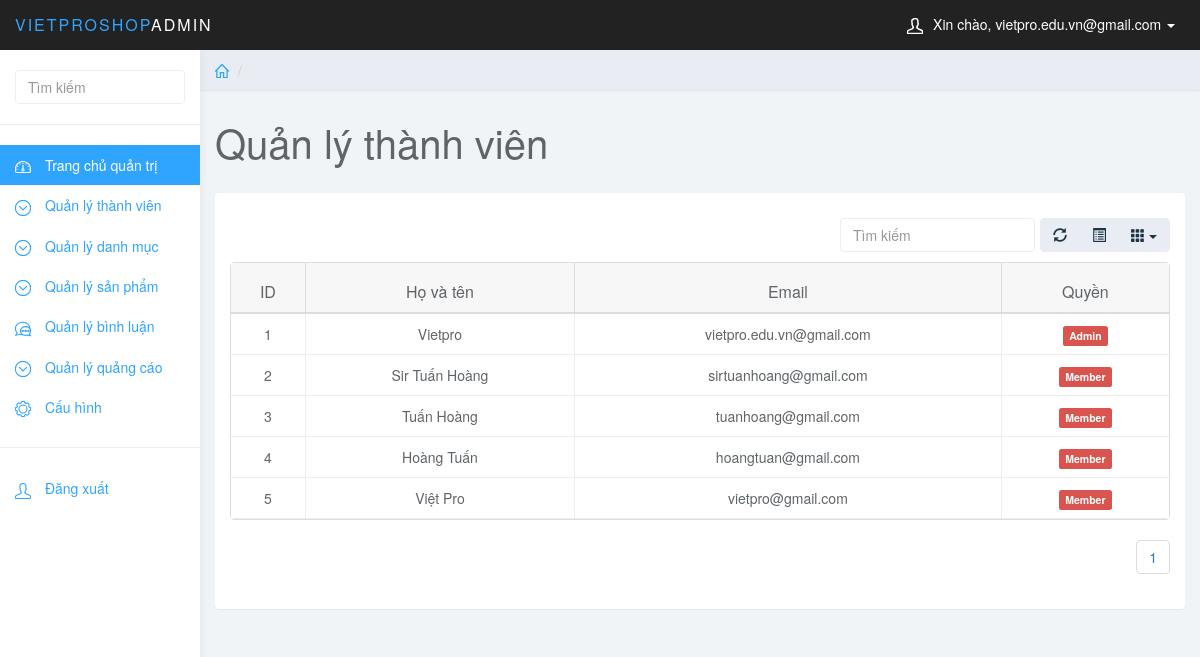
Page /vietproshop/quantri/quantri.php?page_layout=thanhvien (signed in) on the committed database.
### tables this page shows
CREATE TABLE `thanhvien` (
  `id_thanhvien` int(10) NOT NULL,
  `tai_khoan` varchar(255) NOT NULL,
  `mat_khau` varchar(255) NOT NULL,
  `quyen_truy_cap` int(1) NOT NULL,
  `Name` text
);

### vietproshop/quantri/dsthanhvien.php (the view, shortened to what this page needs)
<?php
if (isset($_GET['page'])) {
    $page = $_GET['page'];
} else {
    $page = 1;
}
$rowperpage = 5;
$startrow = $page * $rowperpage - $rowperpage;
$sql = "SELECT * FROM thanhvien LIMIT $startrow, $rowperpage";
$query = mysqli_query($conn, $sql);
$totalrow = mysqli_num_rows(mysqli_query($conn, "SELECT * FROM thanhvien"));
$totalpage = ceil($totalrow / $rowperpage);
$listpage = "";
for ($i = 1; $i <= $totalpage; $i++) {
    if ($listpage == $i) {
        $listpage .= '<li class="page-item active"><a class="page-link" href="admin.php?page_layout=user&page=' . $i . '">' . $i . '</a></li>';
    } else {
        $listpage .= '<li class="page-item"><a class="page-link" href="admin.php?page_layout=user&page=' . $i . '">' . $i . '</a></li>';
    }
}
?>
<div class="row">
    <ol class="breadcrumb">
        <li><a href="quantri.php"><svg class="glyph stroked home"><use xlink:href="#stroked-home"></use></svg></a></li>
        <li class="active"></li>
    </ol>
</div>
<div class="row">
    <div class="col-lg-12">
        <h1 class="page-header">Quản lý thành viên</h1>
    </div>
</div>
<div class="row">
    <div class="col-lg-12">
        <div class="panel panel-default">
            <div class="panel-body" style="position: relative;">
                <table data-toggle="table" data-show-refresh="true" data-show-toggle="true" data-show-columns="true" data-search="true" data-select-item-name="toolbar1" data-sort-name="name" data-sort-order="desc">
                    <thead>
                        <tr>
                            <th data-sortable="true">ID</th>
                            <th data-sortable="true">Họ và tên</th>
                            <th data-sortable="true">Email</th>
                            <th data-sortable="true">Quyền</th>
                        </tr>
                    </thead>
                    <tbody>
                        <?php
                            while ($row = (mysqli_fetch_array($query))) {
                                ?>
                                <tr>
                                    <td style=""><?php echo $row['id_thanhvien']; ?></td>
                                    <td style=""><?php echo $row['Name']; ?></td>
                                    <td style=""><?php echo $row['tai_khoan']; ?></td>
                                    <td><span class="label label-danger">
                                            <?php
                                            if ($row['quyen_truy_cap'] == 1) {
                                                echo "Member";
                                            } else {
                                                echo "Admin";
                                            }
                                            ?>
                                        </span></td>
                        <?php
                        }
                        ?>
                    </tbody>
                </table>
                <ul class="pagination" style="float: right;">
                    <?php
                        echo $listpage;
                    ?>
                </ul>
            </div>
        </div>
    </div>
</div>

### vietproshop/quantri/css/styles.css (style rules this page uses)
body { background: #f1f4f7; padding-top: 50px; color: #5f6468; }
a, a:hover, a:focus { color: #30a5ff; }
h1, h2, h3, h4, h5, h6 { color: #5f6468; }
h1 { font-weight: 300; font-size: 40px; }
.panel { border: 0; }
.breadcrumb { border-radius: 0; padding: 10px 15px; background: #e9ecf2; box-shadow: 0 1px 1px rgba(0, 0, 0, .05); margin: 0 ; }
h1.page-header { margin-top: 30px; border-bottom: 0; }
.table { background: #fff; }
.breadcrumb .glyph { height: 14px; width: 14px; margin: -2px 0 0 0; stroke-width: 4px; }

### rows in the picture
thanhvien: id_thanhvien "1", Name "Vietpro", tai_khoan "vietpro.edu.vn@gmail.com", quyen_truy_cap "Admin"
thanhvien: id_thanhvien "2", Name "Sir Tuấn Hoàng", tai_khoan "sirtuanhoang@gmail.com", quyen_truy_cap "Member"
thanhvien: id_thanhvien "3", Name "Tuấn Hoàng", tai_khoan "tuanhoang@gmail.com", quyen_truy_cap "Member"
thanhvien: id_thanhvien "4", Name "Hoàng Tuấn", tai_khoan "hoangtuan@gmail.com", quyen_truy_cap "Member"
thanhvien: id_thanhvien "5", Name "Việt Pro", tai_khoan "vietpro@gmail.com", quyen_truy_cap "Member"

### other values in the picture
$_SESSION['email'] "vietpro.edu.vn@gmail.com"
